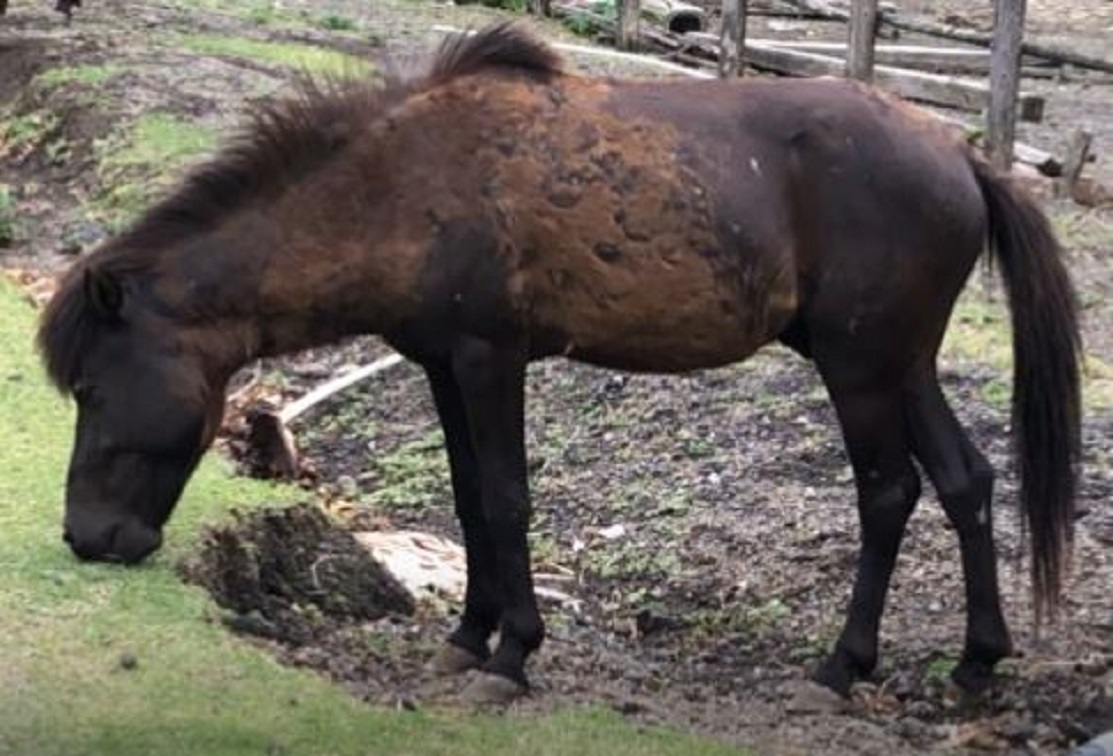
#> input picture assets/tokara_horse.jpg, 1113 x 756 px, found by its file name
$ python contour.py --img_url ../../assets/tokara_horse.jpg
#> lines starting #> are read from the running program, lines starting #| are printed output that depends on the picture; after the words box and inside, x2 and y2 are one past the last pixel; in counts of white or black regions, pixels touching at a corner belong together
#> (the call stopped at in saveTorchScriptmodel, `model = torch.hub.load( "pytorch/vision:v0.10.0", "deeplabv3_resnet101..`: torch is not available in this run)
### src/utils.py
import cv2
import urllib


def loadImg(mode,img_url="",img_path=""):
    """
    画像を読み込む
    :param mode (type:string) "net" or "local" ネット上にある画像orローカルファイル を読み込み
    :param img_url (type:string) ネットの画像url
    :param img_path (type:string) ローカルファイルの画像パス名
    :return img (numpy.ndarray) 画像データ
    """
#> called with mode = 'local', img_url = '../../assets/tokara_horse.jpg', img_path = './assets/tokara_horse.jpg'
    if mode == "net":
        # インターネットから画像をダウンロード
        urllib.request.urlretrieve(img_url, "./horse.jpg")
        # 画像を読み込み
        img = cv2.imread("./horse.jpg")  # (H,W,3)

    elif mode == "local":
        img = cv2.imread(img_path)
#> img is the input picture: shape (756, 1113, 3); mean B, G, R 89.4, 96.7, 103.2

    return img


# [50 lines left out: functions drawText, drawLine, not called in this run]


def displayImg(img):
    """
    画像を表示
    :param img (type:numpy.ndarray) 画像情報
    """
    cv2.imshow("display image", img)
    cv2.waitKey(0)
    cv2.destroyAllWindows()


# [12 lines left out: function update_values, not called in this run]

def saveTorchScriptmodel():
    import torch
    model = torch.hub.load(
        "pytorch/vision:v0.10.0", "deeplabv3_resnet101", pretrained=True
    )
    scripted_block = torch.jit.script(model)
    scripted_block.save("./assets/deeplabv3_scripted.pt")

saveTorchScriptmodel()

### src/segmentation/contour.py
import os
import sys
import cv2
import argparse
import numpy as np

# utils.pyの関数
sys.path.append(os.path.join(os.path.dirname(__file__), '..'))
from utils import loadImg, displayImg


class ContourSegmantation:
    def __init__(self, img, transparent=True):
        """
        :param img (type:numpy.ndarray) shape=(H,W,C) 画像情報
        :param transparent (type:bool) 透過処理フラグ
        """
        # 二値化 上限/下限
        self.upper = (180, 255, 255)
        self.lower = (0, 0, 0)

        # 色定義
        self.colors = np.zeros(3)  # BGR

        # 画像定義
        self.bgrimg = img
        self.hsvimg = None

        # 透過処理フラグ
        self.transparent = transparent

        # パラメーター値
        self.h_para = 180
        self.s_para = 255
        self.v_para = 255
        self.flg_para = 1  # 上限設定=1, 下限設定=0

    def __call__(self):
        """
        :return resultimg (type:numpy.ndarray) shape=(H,W,C) or shape=(H,W,C,A) GrabCutを適用した画像情報
        :return contours (type:list) マスクの輪郭情報
        """
        # HSV化
        self.hsvimg = cv2.cvtColor(self.bgrimg, cv2.COLOR_BGR2HSV)
#> self.hsvimg: shape (756, 1113, 3); mean H, S, V 64.2, 45, 105

        # マスク生成（トラックバーによる手動生成）
        mask = self.trackbar()
#> (key Esc is pressed here)

        # マスク処理（入力画像とマスクを合成）
        resultimg = cv2.bitwise_and(self.bgrimg, mask)

        # 透過処理
        if self.transparent:
            # RGBA形式に変更
            resultimg = cv2.cvtColor(resultimg, cv2.COLOR_BGR2BGRA)
            # resultimgのアルファチャンネルを上書き
            resultimg[:, :, 3] = cv2.cvtColor(mask, cv2.COLOR_BGR2GRAY)

        # マスクの輪郭を計算
        mask = cv2.cvtColor(self.bgrimg, cv2.COLOR_BGR2GRAY)
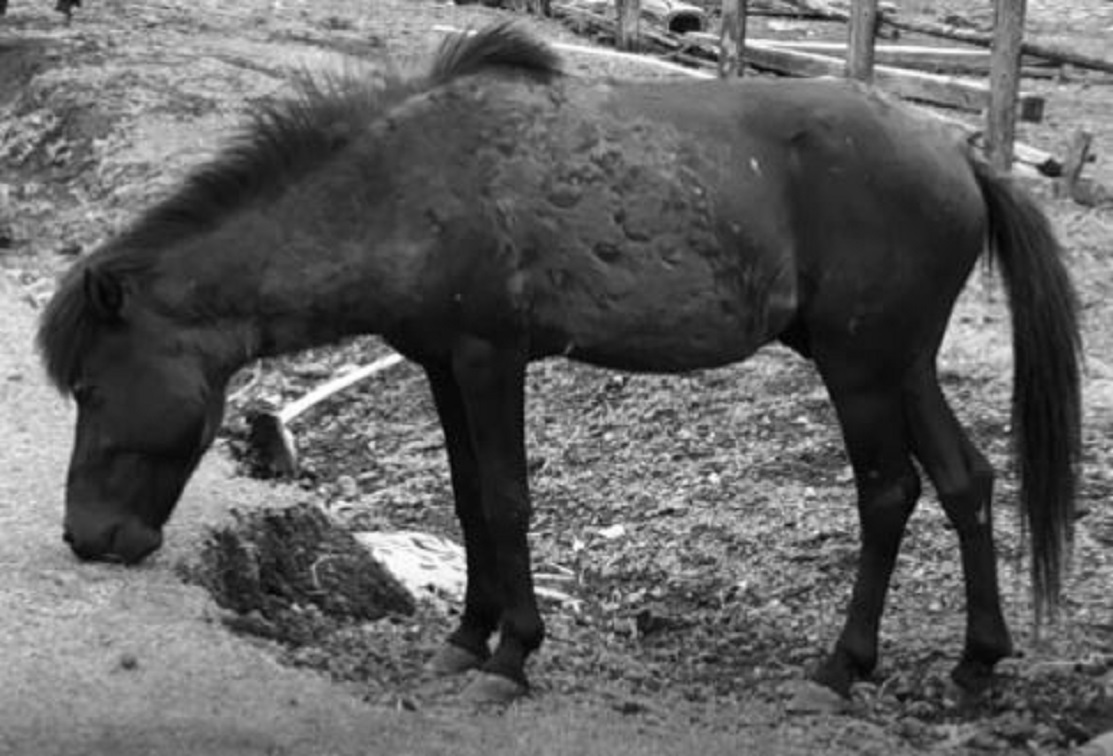
#> mask: shape (756, 1113); min 1, max 255, mean 97.8
        contours, _ = cv2.findContours(mask, cv2.RETR_EXTERNAL, cv2.CHAIN_APPROX_SIMPLE)
#> contours = [[[0, 0], [0, 755], [1112, 755], [1112, 0]]]

        return resultimg, contours

    # [32 lines left out: function maskgenerator, not called in this run]

    def trackbar(self):
        """
        マスクを生成するためのトラックバー
        """

        def dummy(_):
            """ダミー関数"""
            pass

        ENTER_KEY = 13  # Enterキーコード

        # 'window'ウィンドウでパラメーター処理
        cv2.namedWindow("window", cv2.WINDOW_NORMAL)  # ウィンドウサイズ：可変
        cv2.createTrackbar("H", "window", 0, 180, dummy)
        cv2.createTrackbar("S", "window", 0, 255, dummy)
        cv2.createTrackbar("V", "window", 0, 255, dummy)
        cv2.createTrackbar("L(0),U(1)", "window", 0, 1, dummy)  # 上限(1)下限(0)

        cv2.namedWindow("image")

        # [7 lines left out: function getColor, not called in this run]

        # 'image'ウィンドウでマウス処理
        cv2.setMouseCallback("image", getColor)

        # 上限設定をデフォルトとしてデフォルト値設定
        upper_defo = [self.h_para, self.s_para, self.v_para]
        lower_defo = [0, 0, 0]
        cv2.setTrackbarPos("L(0),U(1)", "window", self.flg_para)
        cv2.setTrackbarPos("H", "window", upper_defo[0])
        cv2.setTrackbarPos("S", "window", upper_defo[1])
        cv2.setTrackbarPos("V", "window", upper_defo[2])

        showimg = np.ones(self.bgrimg.shape, np.uint8) * 255

        # 変更前のフラグ
        prev_flag = self.flg_para

        while 1:
            cv2.imshow("window", showimg)
            cv2.imshow("image", self.hsvimg)

            if cv2.waitKey(1) == ENTER_KEY:  # Enterキーで処理終了
                break

            # パラメーター値取得
            self.h_para = cv2.getTrackbarPos("H", "window")
            self.s_para = cv2.getTrackbarPos("S", "window")
            self.v_para = cv2.getTrackbarPos("V", "window")
            self.flg_para = cv2.getTrackbarPos("L(0),U(1)", "window")

            # フラグが変更された場合:上限または下限の値をセット
            if not prev_flag == self.flg_para:
                if self.flg_para:
                    cv2.setTrackbarPos("H", "window", upper_defo[0])
                    cv2.setTrackbarPos("S", "window", upper_defo[1])
                    cv2.setTrackbarPos("V", "window", upper_defo[2])
                else:
                    cv2.setTrackbarPos("H", "window", lower_defo[0])
                    cv2.setTrackbarPos("S", "window", lower_defo[1])
                    cv2.setTrackbarPos("V", "window", lower_defo[2])
                prev_flag = self.flg_para

            # パラメーターの値が変更された場合、二値化処理
            if self.flg_para:
                if not upper_defo == [self.h_para, self.s_para, self.v_para]:
                    showimg = self.maskgenerator(self.hsvimg)
                    upper_defo = [self.h_para, self.s_para, self.v_para]
            else:
                if not lower_defo == [self.h_para, self.s_para, self.v_para]:
                    showimg = self.maskgenerator(self.hsvimg)
                    lower_defo = [self.h_para, self.s_para, self.v_para]

            # マウスがダブルクリックされた場合：該当ピクセルの値に置換
            if self.colors.all():
                self.h_para, self.s_para, self.v_para = (
                    self.colors[0],
                    self.colors[1],
                    self.colors[2],
                )
                if self.flg_para:
                    upper_defo = [self.h_para, self.s_para, self.v_para]
                    cv2.setTrackbarPos("H", "window", upper_defo[0])
                    cv2.setTrackbarPos("S", "window", upper_defo[1])
                    cv2.setTrackbarPos("V", "window", upper_defo[2])
                else:
                    lower_defo = [self.h_para, self.s_para, self.v_para]
                    cv2.setTrackbarPos("H", "window", lower_defo[0])
                    cv2.setTrackbarPos("S", "window", lower_defo[1])
                    cv2.setTrackbarPos("V", "window", lower_defo[2])

                print("取得値：", self.colors)
                showimg = self.maskgenerator(self.hsvimg)
                self.colors = np.zeros(3)

        cv2.destroyAllWindows()
        return showimg


def main(args):
    # 画像読み込み
    bgrimg = loadImg(mode=args.mode, img_url=args.img_url, img_path=args.img_path)

    cs = ContourSegmantation(bgrimg)  # インスタンス生成(クラスの__init__メソッドを実行)
    resultimg, contours = cs()  # クラスの__call__メソッドを実行
#> contours = [[[0, 0], [0, 755], [1112, 755], [1112, 0]]]

    if args.display:
        displayImg(resultimg)

    if args.save:
        if args.save_format == "png":
            cv2.imwrite("./result.png", resultimg)
        else:
            cv2.imwrite("./result.jpg", resultimg)


if __name__ == "__main__":
    parser = argparse.ArgumentParser(description="Segmentation")
    parser.add_argument(
        "--mode", type=str, choices=["net", "local"], default="local", help="入力画像先"
    )
    parser.add_argument(
        "--img_url",
        type=str,
        default="https://blogimg.goo.ne.jp/user_image/29/58/45dc07ba6673ee855e23253d6ff78098.jpg",
        help="入力画像URL",
    )
    parser.add_argument(
        "--img_path", type=str, default="./assets/tokara_horse.jpg", help="ローカル上の画像パス"
    )
    parser.add_argument("--display", action="store_false", help="表示フラグ")
    parser.add_argument("--save", action="store_true", help="保存フラグ")
    parser.add_argument("--transparent", action="store_false", help="透過フラグ")
    parser.add_argument(
        "--save_format", choices=["jpg", "png"], default="png", help="保存形式"
    )
    args = parser.parse_args()

    assert (
        args.transparent and args.save_format == "png"
    ), "jpg format can't transparent"

    main(args)

$ run again, with assets/cropping.jpg copied over assets/tokara_horse.jpg
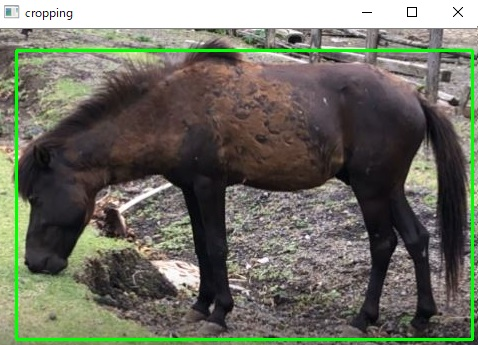
#> input picture assets/cropping.jpg, 478 x 345 px, found by its file name
#> in loadImg, img is the input picture: shape (345, 478, 3); mean B, G, R 99.1, 111.4, 110.8
#> self.hsvimg: shape (345, 478, 3); mean H, S, V 63.8, 47.5, 118.9
#> in __call__, `mask = cv2.cvtColor(self.bgrimg, cv2.COLOR_BGR2GRAY)`:
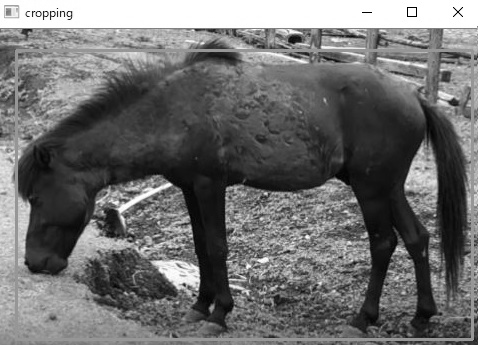
#> mask: shape (345, 478); min 0, max 255, mean 109.8
#> in __call__, `contours, _ = cv2.findContours(mask, cv2.RETR_EXTERNAL, cv2.CHAIN_APPR..`: contours = [[[0, 0], [0, 344], [477, 344], [477, 0]]]

$ run again, with assets/desc.jpg copied over assets/tokara_horse.jpg
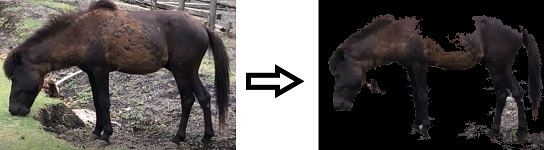
#> input picture assets/desc.jpg, 544 x 150 px, found by its file name
#> in loadImg, img is the input picture: shape (150, 544, 3); mean B, G, R 81.5, 83.6, 87.9
#> self.hsvimg: shape (150, 544, 3); mean H, S, V 46.6, 39.8, 88.6
#> in __call__, `mask = cv2.cvtColor(self.bgrimg, cv2.COLOR_BGR2GRAY)`:
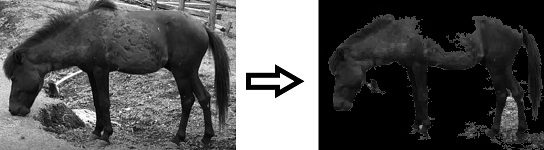
#> mask: shape (150, 544); min 0, max 255, mean 84.6
#> in __call__, `contours, _ = cv2.findContours(mask, cv2.RETR_EXTERNAL, cv2.CHAIN_APPR..`: contours = 62 contours, 60 with area under 20; largest, box (x1, y1, x2, y2) and area: (0, 0, 319, 150) 47382, (328, 4, 544, 150) 17132
